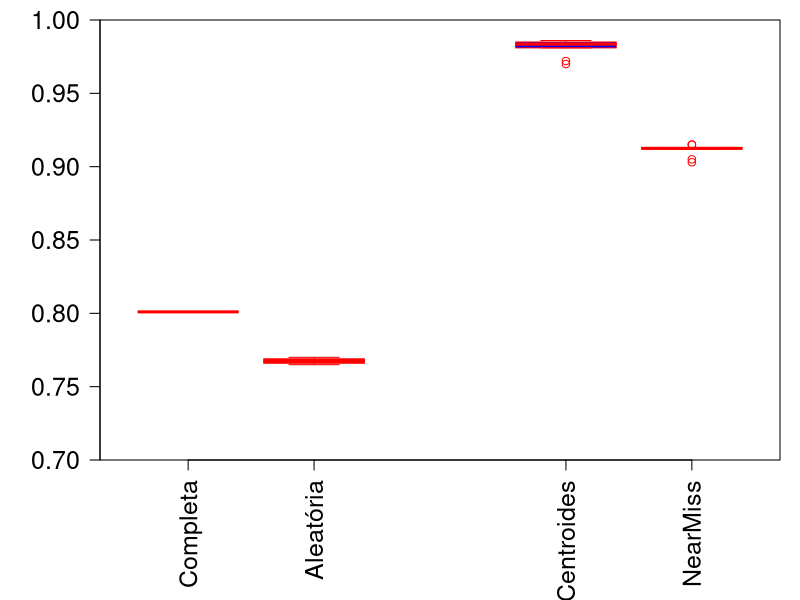
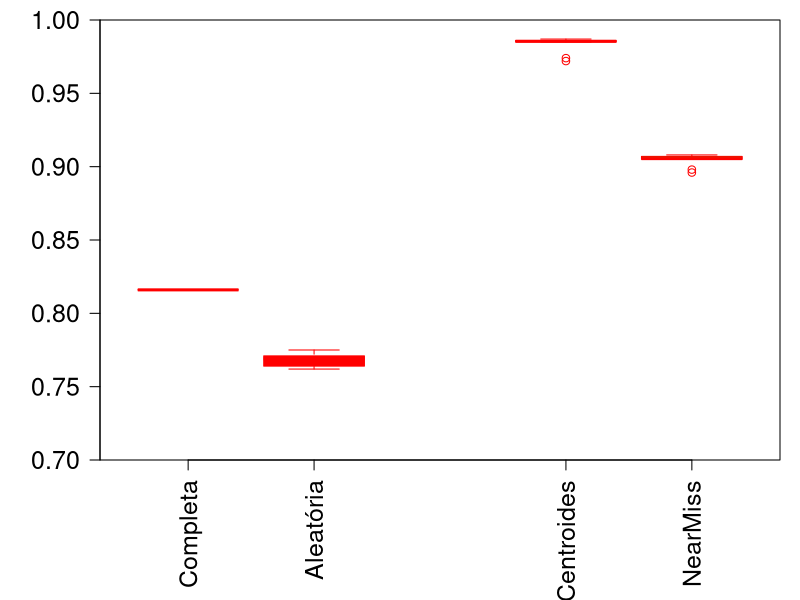
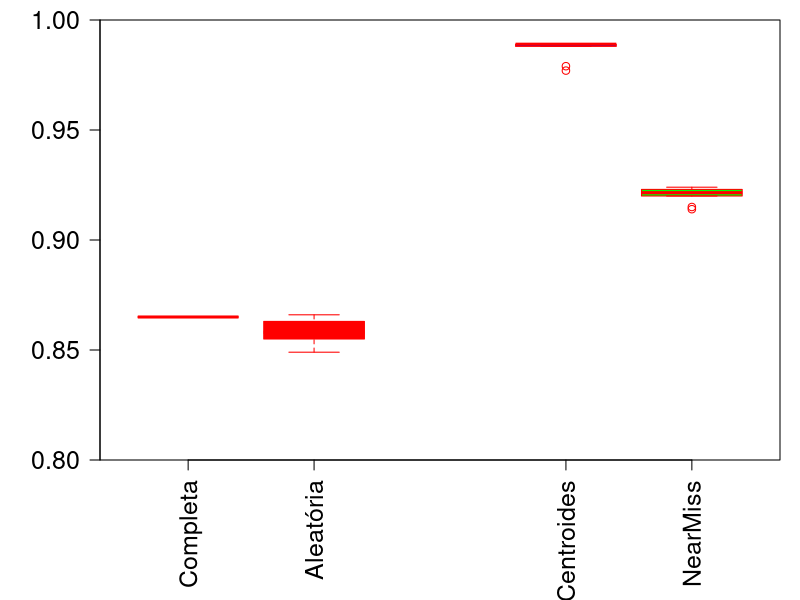
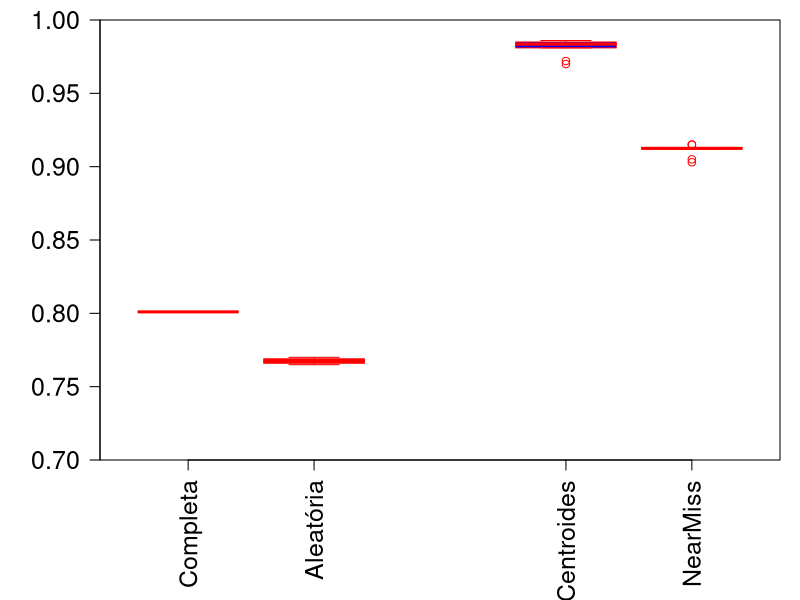

Write R code to recreate these figures, in order.
  #Results CIC2018 NB All
  accAllNB <- c(0.8008066588852180,0.8007632276385730,0.8009119358663870,0.8006588065550510,0.8007814706644040,0.8007900054105770,0.8006461145457570,0.8009252392728420,0.8007639856373340,0.8008077349856480)
  accAllNB = round(accAllNB, 3)
  
  f1AllNB <- c(0.8160675358688300,0.8159852074765790,0.8162212323273800,0.8158332204342550,0.8160162063872270,0.8160397700892000,0.8158214164010460,0.8162343496155830,0.8160727629977160,0.8159836242783840)
  f1AllNB = round(f1AllNB, 3)
  
  precisionAllNB <- c(0.8651796656537000,0.8650096836774930,0.8653665713972260,0.8648122125655710,0.8650508586013920,0.8651373853513290,0.8649110988796750,0.8652791409792280,0.8652341527211710,0.8649477972509950)
  precisionAllNB = round(precisionAllNB, 3)
  
  recallAllNB  <- c(0.8008066588852180,0.8007632276385730,0.8009119358663870,0.8006588065550510,0.8007814706644040,0.8007900054105770,0.8006461145457570,0.8009252392728420,0.8007639856373340,0.8008077349856480)
  recallAllNB = round(recallAllNB, 3)
  
      
  #Results CIC2018 NB Random
  accRandomNB <- c(0.7675109954636510,0.7692357289244010,0.7687245262164090,0.7659497547608630,0.7650033389366060,0.7697872291431590,0.7666163907246640,0.7664874386902150,0.7666670504524830,0.7656768830451100)
  accRandomNB = round(accRandomNB, 3)
  
  f1RandomNB <- c(0.7634270408671060,0.7740376163472300,0.7713646528459520,0.7619994289136930,0.7667946068113610,0.7752189163113510,0.7705664422256420,0.7641317484965720,0.7708108254288420,0.7662169307285120)
  f1RandomNB = round(f1RandomNB, 3)
  
  precisionRandomNB <- c(0.8646545179439530,0.8516677033299530,0.8581025711578600,0.8656342469983140,0.8492536398369280,0.8545418550296620,0.8584221321117120,0.8630067809628670,0.8574082510863860,0.8591455143973570)
  precisionRandomNB = round(precisionRandomNB, 3)
  
  recallRandomNB  <- c(0.7675109954636510,0.7692357289244010,0.7687245262164090,0.7659497547608630,0.7650033389366060,0.7697872291431590,0.7666163907246640,0.7664874386902150,0.7666670504524830,0.7656768830451100)
  recallRandomNB = round(recallRandomNB, 3)
  
  
  #Results CIC2018 NB Cluster Centroids
  accClusterCentroidsNB <- c(0.9846524051857130,0.9701683284592530,0.9830405047551060,0.9815667672185500,0.9838579685449140,0.9850323531443570,0.9813249821539590,0.9849862988463390,0.9864370092338860,0.9718032560388690)
  accClusterCentroidsNB = round(accClusterCentroidsNB, 3)
  
  f1ClusterCentroidsNB <- c(0.9861262225658000,0.9723426256238200,0.9852362830860180,0.9846967137088290,0.9859789981659270,0.9865704844856370,0.9845828102552540,0.9864525500513590,0.9873848656406980,0.9744278771603710)
  f1ClusterCentroidsNB = round(f1ClusterCentroidsNB, 3)
  
  precisionClusterCentroidsNB <- c(0.9880865838725420,0.9765994468902990,0.9881653546855110,0.9888053126013150,0.9888188534115390,0.9886095150654630,0.9889020088175290,0.9886249566919620,0.9887348214211300,0.9785073322667870)
  precisionClusterCentroidsNB = round(precisionClusterCentroidsNB, 3)
  
  recallClusterCentroidsNB  <- c(0.9846524051857130,0.9701683284592530,0.9830405047551060,0.9815667672185500,0.9838579685449140,0.9850323531443570,0.9813249821539590,0.9849862988463390,0.9864370092338860,0.9718032560388690)
  recallClusterCentroidsNB = round(recallClusterCentroidsNB, 3)
  
  #Results CIC2018 NB Cluster Centroids
  accNearMissNB <- c(0.9131761346627670,0.9119902364888200,0.9119211550417940,0.9134179197273580,0.9048633338706330,0.9152485780735480,0.9118866143182810,0.9133142975568190,0.9150067930089570,0.9032284062910170)
  accNearMissNB = round(accNearMissNB, 3)
  
  f1NearMissNB <- c(0.9064828423465240,0.9052162879605360,0.9048130805766320,0.9070017029002850,0.8981476982674400,0.9084349602901340,0.9049600942641480,0.9067569886419890,0.9083243284388150,0.8964026279274330)
  f1NearMissNB = round(f1NearMissNB, 3)
  
  precisionNearMissNB <- c(0.9209227445757370,0.9215434408280080,0.9198346463367030,0.9228339652353970,0.9146529866928740,0.9241811587777770,0.9206647200866010,0.9217226436088520,0.9231406490953710,0.9140767925555940)
  precisionNearMissNB = round(precisionNearMissNB, 3)
  
      recallNearMissNB  <- c(0.9131761346627670,0.9119902364888200,0.9119211550417940,0.9134179197273580,0.9048633338706330,0.9152485780735480,0.9118866143182810,0.9133142975568190,0.9150067930089570,0.9032284062910170)
  recallNearMissNB = round(recallNearMissNB, 3)
  
  
  # Computando os testes
  wilcox.test(accRandomNB, accClusterCentroidsNB, paired = TRUE,alternative = "l")
  wilcoxonTestNBAccRC = wilcox.test(accRandomNB, accClusterCentroidsNB, paired = TRUE,alternative = "l")
  print(wilcoxonTestNBAccRC$p.value)
  
  wilcox.test(precisionRandomNB, precisionClusterCentroidsNB, paired = TRUE,alternative = "l")
  wilcoxonTestNBPrecisionRC = wilcox.test(precisionRandomNB, precisionClusterCentroidsNB, paired = TRUE,alternative = "l")
  print(wilcoxonTestNBPrecisionRC$p.value)
  
  wilcox.test(f1RandomNB, f1ClusterCentroidsNB, paired = TRUE,alternative = "l")
  wilcoxonTestNBF1RC = wilcox.test(f1RandomNB, f1ClusterCentroidsNB, paired = TRUE,alternative = "l")
  print(wilcoxonTestNBF1RC$p.value)
  
  wilcox.test(recallRandomNB, recallClusterCentroidsNB, paired = TRUE,alternative = "l")
  wilcoxonTestNBRecallRC = wilcox.test(recallRandomNB, recallClusterCentroidsNB, paired = TRUE,alternative = "l")
  print(wilcoxonTestNBRecallRC$p.value)
  
  wilcox.test(accNearMissNB, accClusterCentroidsNB, paired = TRUE,alternative = "l")
  wilcoxonTestNBAccNC = wilcox.test(accNearMissNB, accClusterCentroidsNB, paired = TRUE,alternative = "l")
  print(wilcoxonTestNBAccNC$p.value)
  
  wilcox.test(precisionNearMissNB, precisionClusterCentroidsNB, paired = TRUE,alternative = "l")
  wilcoxonTestNBPrecisionNC = wilcox.test(precisionNearMissNB, precisionClusterCentroidsNB, paired = TRUE,alternative = "l")
  print(wilcoxonTestNBPrecisionNC$p.value)
  
  wilcox.test(f1NearMissNB, f1ClusterCentroidsNB, paired = TRUE,alternative = "l")
  wilcoxonTestNBF1NC = wilcox.test(f1NearMissNB, f1ClusterCentroidsNB, paired = TRUE,alternative = "l")
  print(wilcoxonTestNBF1NC$p.value)
  
  wilcox.test(recallNearMissNB, recallClusterCentroidsNB, paired = TRUE,alternative = "l")
  wilcoxonTestNBRecallNC = wilcox.test(recallNearMissNB, recallClusterCentroidsNB, paired = TRUE,alternative = "l")
  print(wilcoxonTestNBRecallNC$p.value)
  
  ################################
  pdf(file="accNBCIC2018.pdf")
  par(cex.lab=1.5) # is for y-axis
  
  par(cex.axis=1.5) # is for x-axis
  par(mgp=c(2,1,0))
  par(mar=c(7,5,1,1)) 
    boxplot(accAllNB, accRandomNB, accClusterCentroidsNB, accNearMissNB,
            main = "",
            at = c(1,2,4,5),
            names = c("Completa", "Aleatória", "Centroides", "NearMiss"),
            las = 2,
            col = c("orange","red","blue","green"),
            border = "red",
            horizontal = FALSE,
            notch = FALSE,
            ylim = c(0.7,1 ), yaxs = "i" , cex.main=1.5,
            cex.lab=1.0,
            font.main=20,las=0)
    dev.off()
  
    pdf(file="f1NBCIC2018.pdf")
    par(cex.lab=1.5) # is for y-axis
    
    par(cex.axis=1.5) # is for x-axis
    par(mgp=c(2,1,0))
    par(mar=c(7,5,1,1)) 
  boxplot(f1AllNB, f1RandomNB, f1ClusterCentroidsNB, f1NearMissNB,
          main = "",
          at = c(1,2,4,5),
          names = c("Completa", "Aleatória", "Centroides", "NearMiss"),
          las = 2,
          col = c("orange","red","blue","green"),
          border = "red",
          horizontal = FALSE,
          notch = FALSE,
          ylim = c(0.7,1 ), yaxs = "i" , cex.main=1.5,
          cex.lab=1.0,
          font.main=20,las=0)
  dev.off()
  
  pdf(file="precisionNBCIC2018.pdf")
  par(cex.lab=1.5) # is for y-axis
  
  par(cex.axis=1.5) # is for x-axis
  par(mgp=c(2,1,0))
  par(mar=c(7,5,1,1)) 
  boxplot(precisionAllNB, precisionRandomNB, precisionClusterCentroidsNB, precisionNearMissNB,
          main = "",
          at = c(1,2,4,5),
          names = c("Completa", "Aleatória", "Centroides", "NearMiss"),
          las = 2,
          col = c("orange","red","blue","green"),
          border = "red",
          horizontal = FALSE,
          notch = FALSE,
          ylim = c(0.8,1 ), yaxs = "i" , cex.main=1.5,
          cex.lab=1.0,
          font.main=20,las=0)
  dev.off()
  
  pdf(file="recallNBCIC2018.pdf")
  par(cex.lab=1.5) # is for y-axis
  
  par(cex.axis=1.5) # is for x-axis
  par(mgp=c(2,1,0))
  par(mar=c(7,5,1,1)) 
  boxplot(recallAllNB, recallRandomNB, recallClusterCentroidsNB, recallNearMissNB,
          main = "",
          at = c(1,2,4,5),
          names = c("Completa", "Aleatória", "Centroides", "NearMiss"),
          las = 2,
          col = c("orange","red","blue","green"),
          border = "red",
          horizontal = FALSE,
          notch = FALSE,
          ylim = c(0.7,1 ), yaxs = "i" , cex.main=1.5,
          cex.lab=1.0,
          font.main=20,las=0)
  dev.off()
